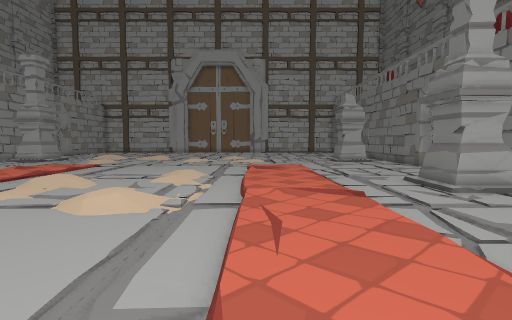
View 1 (above)

19 first-person views from a walk through a scene from a Unity 3-D project. The camera is 1.3 m above the floor, tilts 4° down and sees 85° across. Doors are open. The floor is counted in squares, 1 m on a side. Each view is taken from the middle of a square. On the plan, view 1 faces up. The plan holds only what a view shows up to about 13 squares ahead; the rest is blank. The place goes on beyond the plan. The player character is not drawn.

View 2
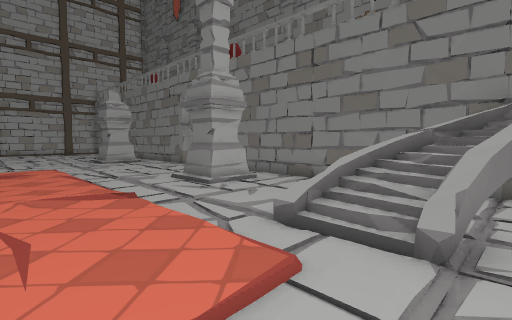

View 3
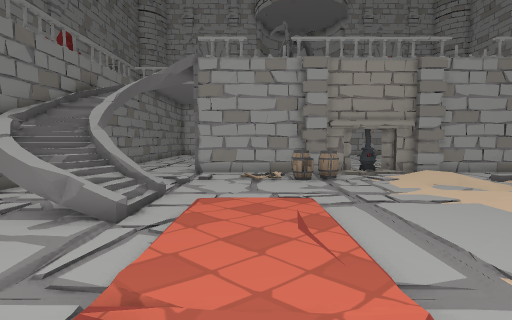

View 4
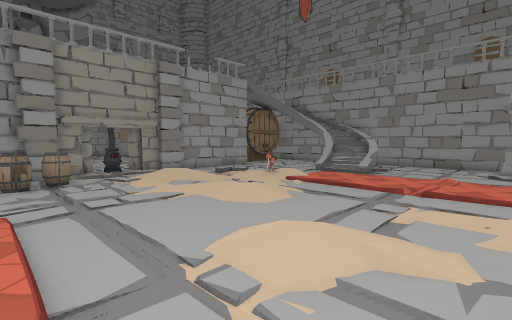

View 5
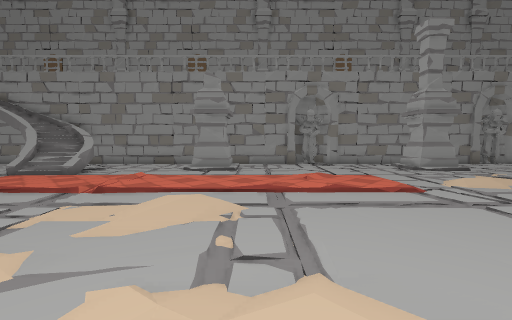

View 6
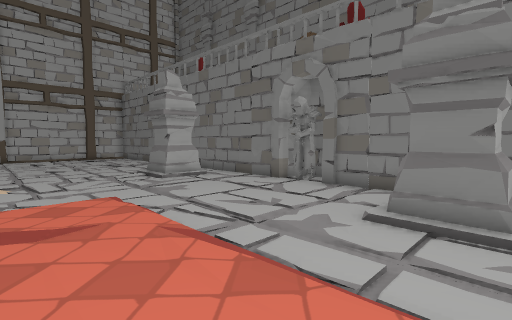

View 7
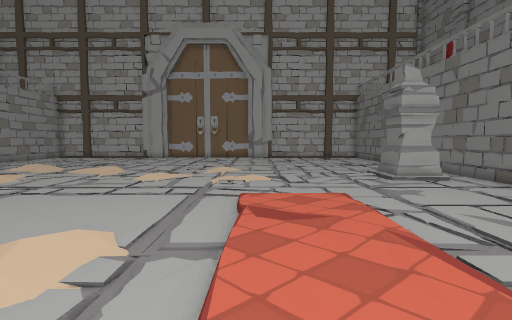

View 8
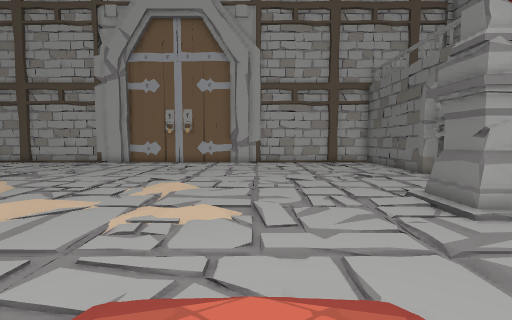

View 9
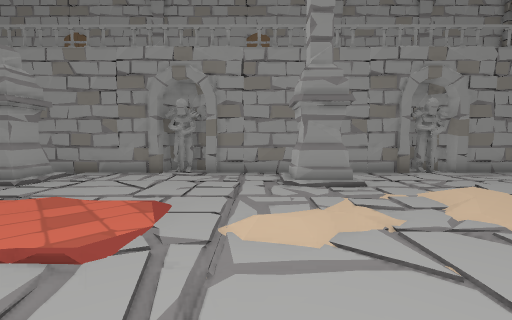

View 10
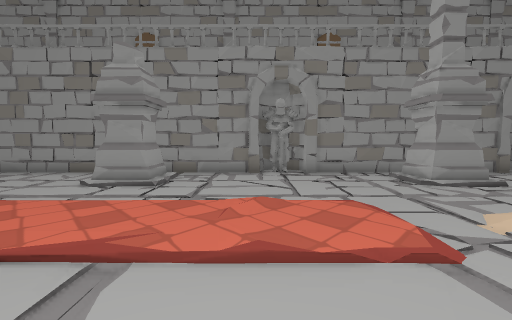

View 11
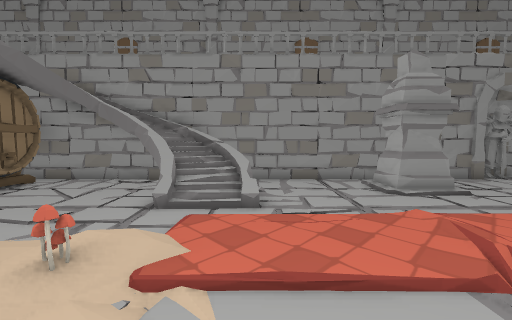

View 12
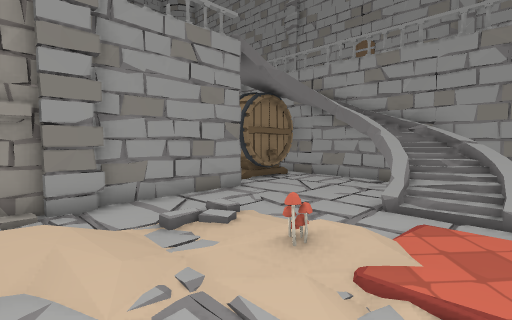

View 13
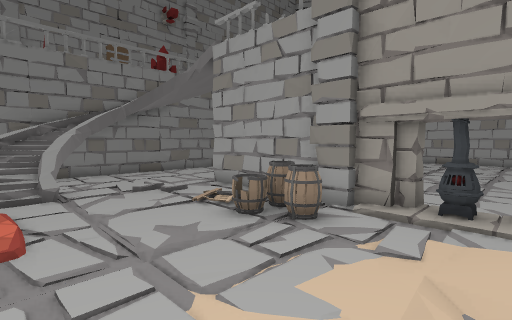

View 14
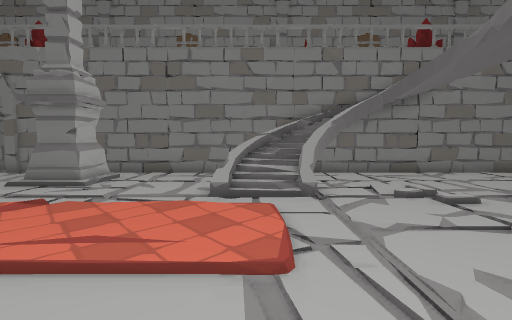

View 15
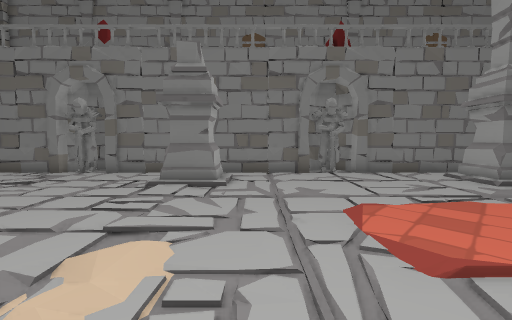

View 16
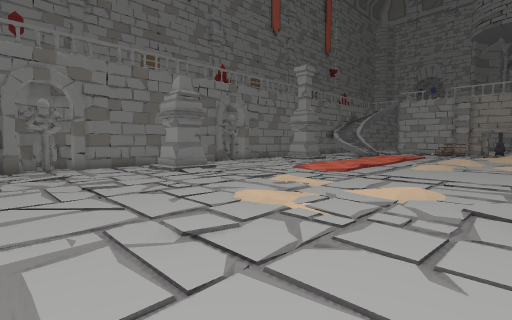

View 17
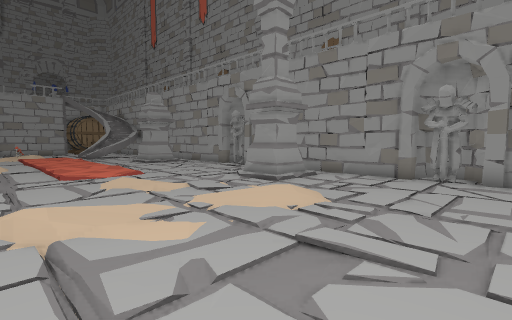

View 18
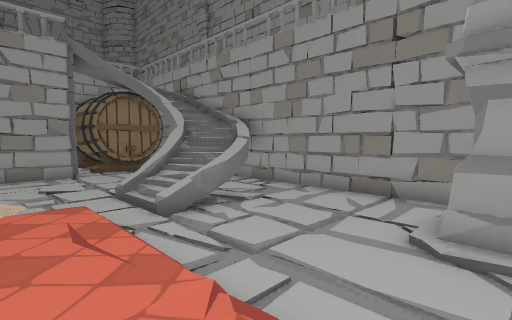

View 19
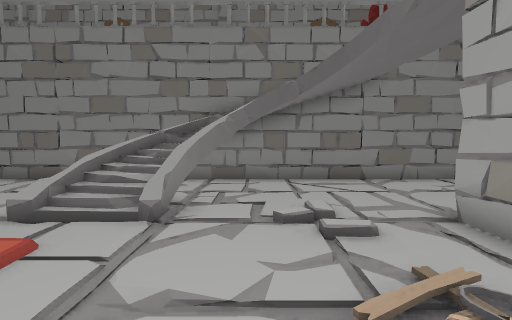

### Floor plan
Key: @ floor where view 1 was taken; # wall or solid block; x gap in a wall; . main floor; : floor 0.25 m higher than the main floor; / step, stairs or slope; = window, fence, low wall or low ledge; S statue; P pillar; B barrel; F fireplace; M mushroom; O other object.
Columns run from 18 left of view 1 to 10 right of it. Each row starts with its distance up from view 1.
 25   #.......................#
 24 ###.......................###
 23 #SS....../............../.SS#
 22 ###.......................###
 21   #.../:/../..............#
 20  ##....//.///.............#
 19  #./PP../..///........./PP#
 18  ##PPP.......////.//...PPP#
 17   #PP..../..../.../..../P.##
 16   #....../.................#
 15   #.......................##
 14 ###.......................###
 13 #SS.......................SS#
 12 ###.....::/...../.:.:.....###
 11   #......://..////.::.....#
 10  ##......./....//...:.....##
  9  #./PP.....//........../P/.#
  8  #xPPP....../..........PPP##
  7  #./P....:/..../...:.../P.#
  6  #......::/.../:///://....#
  5  #......../...//..........#
  4  #.......::........::.....#
  3  ##.#==...:./:......:.O=#.#
  2   ####O..... :........O####
  1     ##=../M//:........x#
  0   #### ..////.....@....#####
 -1   #....././.:/...../././//.#
 -2  ##.....///.//..BBB/.////.##
 -3  #.........///..BBB/......#
 -4  #.....######.F#######....#
 -5  #.OOO##     FFF     #....##
 -6  ## OO#      ...       ....#

Positions as (right, up) in squares from view 1, and headings:
1: (0, 0), facing up
2: (0, 0), facing up-right
3: (1, 8), facing down
4: (0, 8), facing down-left
5: (-1, 10), facing left
6: (0, 7), facing up-right
7: (0, 7), facing up
8: (1, 12), facing up
9: (-5, 16), facing left
10: (-5, 12), facing left
11: (-5, 3), facing left
12: (-5, 3), facing down-left
13: (-5, 2), facing down-right
14: (-3, 2), facing right
15: (-3, 16), facing right
16: (-6, 25), facing down-right
17: (-6, 25), facing down-left
18: (-9, 8), facing down-left
19: (-1, -1), facing right
